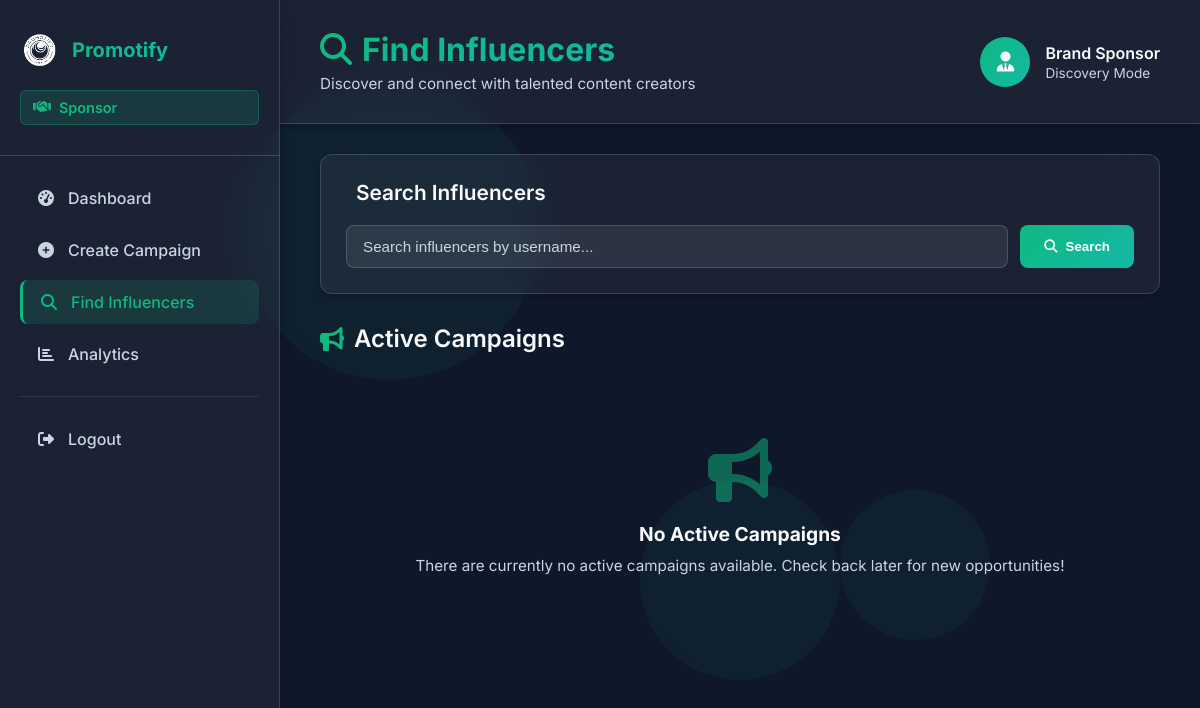
The app's page /sfind, older data.
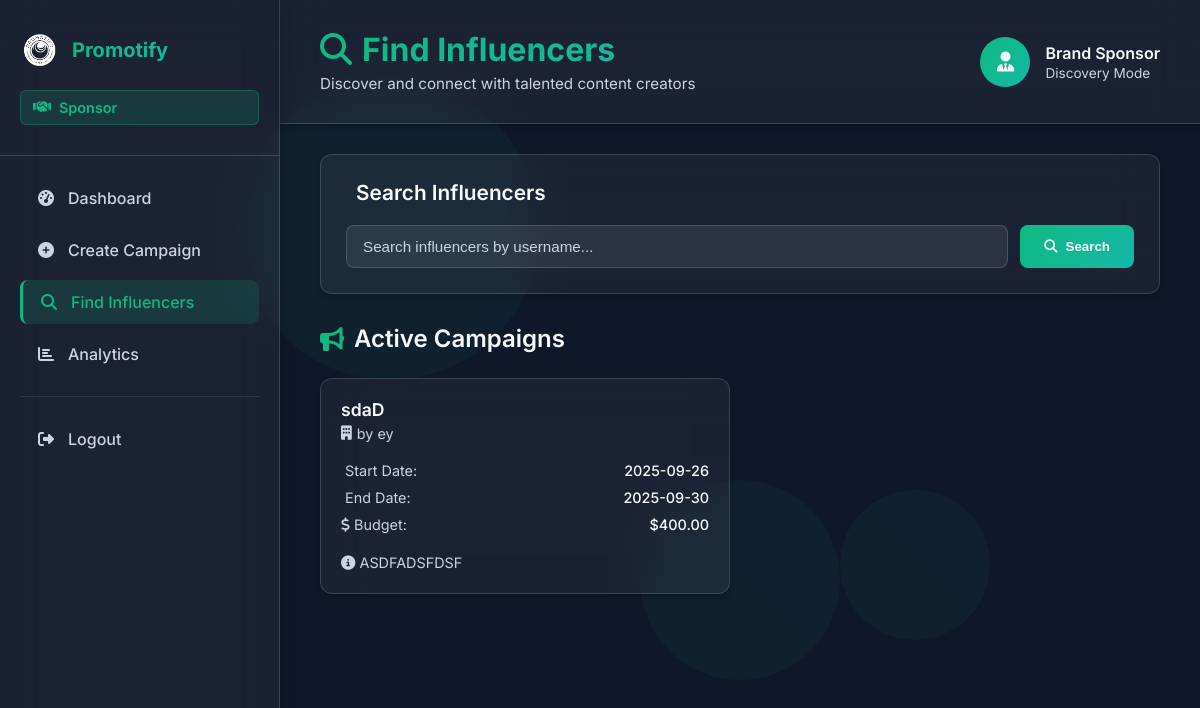
The same page, newer data.
### main.py (models this page shows, shortened)
class Campaign(db.Model):
    id = db.Column(db.Integer, primary_key=True)
    sponsor_id = db.Column(db.Integer, db.ForeignKey('sponsor.id'), nullable=False)
    name = db.Column(db.String(15), nullable=False)
    description = db.Column(db.Text, nullable=True)
    start_date = db.Column(db.Date, nullable=False)
    end_date = db.Column(db.Date, nullable=False)
    budget = db.Column(db.Float, nullable=False)
    status = db.Column(db.String(50))
    sponsor = db.relationship('Sponsor', backref=db.backref('campaigns', lazy=True))
    influencers = db.relationship('Influencer', secondary='application',
                                  primaryjoin="and_(Campaign.id==Application.campaign_id, Application.status=='accepted')",
                                  backref=db.backref('accepted_campaigns', lazy='dynamic'))

class Sponsor(db.Model):
    id = db.Column(db.Integer, primary_key=True)
    username = db.Column(db.String(15), unique=True, nullable=False)
    email = db.Column(db.String(20), unique=True, nullable=False)
    password = db.Column(db.String(10), nullable=False)
    industry = db.Column(db.String(20), nullable=False)
    date_joined = db.Column(db.DateTime, default=datetime.utcnow)  # Add this line

### main.py (the view)
@app.route('/sfind')
def sfind():
    search_query = request.args.get('search', '')
    searched_influencer = None
    if search_query:
        searched_influencer = Influencer.query.filter_by(username=search_query).first()
    influencers = Influencer.query.all()
    campaigns = Campaign.query.filter(Campaign.end_date >= datetime.now().date()).all()
    return render_template('spon_find.html',
                           influencers=influencers,
                           campaigns=campaigns,
                           search_query=search_query,
                           searched_influencer=searched_influencer)

### templates/spon_find.html (shortened to what the changed rows need)
<!DOCTYPE html>
<html lang="en">
<head>
    <link rel="stylesheet" type="text/css" href="{{ url_for('static', filename='css/sfind.css') }}">
    <link rel="stylesheet" href="https://cdnjs.cloudflare.com/ajax/libs/font-awesome/6.4.0/css/all.min.css">
</head>
<body>
    <main class="main-content">
        <header class="content-header">
            <div class="header-left">
                <h1><i class="fas fa-search"></i>Find Influencers</h1>
            </div>
        </header>
        <div class="content">
            <div class="search-section">
                <h2 class="search-title">
                    Search Influencers
                </h2>
            </div>
            <h2 class="section-title">
                <i class="fas fa-bullhorn"></i>
                Active Campaigns
            </h2>
            {% if campaigns %}
                <div class="campaigns-grid">
                    {% for campaign in campaigns %}
                    <div class="campaign-card">
                        <div class="campaign-header">
                            <div class="campaign-name">{{ campaign.name }}</div>
                            <div class="campaign-sponsor">
                                <i class="fas fa-building"></i>
                                by {{ campaign.sponsor.username }}
                            </div>
                        </div>
                        <div class="campaign-details">
                            <div class="campaign-detail">
                                <span class="label"> Start Date:</span>
                                <span class="value">{{ campaign.start_date }}</span>
                            </div>
                            <div class="campaign-detail">
                                <span class="label"> End Date:</span>
                                <span class="value">{{ campaign.end_date }}</span>
                            </div>
                            <div class="campaign-detail">
                                <span class="label"><i class="fas fa-dollar-sign"></i> Budget:</span>
                                <span class="value">${{ "{:,.2f}".format(campaign.budget) }}</span>
                            </div>
                        </div>
                        {% if campaign.description %}
                        <div class="campaign-description">
                            <i class="fas fa-info-circle"></i>
                            {{ campaign.description }}
                        </div>
                        {% endif %}
                    </div>
                    {% endfor %}
                </div>
            {% else %}
                <div class="empty-state">
                    <i class="fas fa-bullhorn"></i>
                    <h3>No Active Campaigns</h3>
                    <p>There are currently no active campaigns available. Check back later for new opportunities!</p>
                </div>
            {% endif %}
        </div>
    </main>
</body>
</html>

Row changes from the older to the newer data that the page shows:
added Campaign: name "sdaD", sponsor.username "ey", start_date "2025-09-26", end_date "2025-09-30", budget "400.00", description "ASDFADSFDSF"
Text that changed along with them:
text no longer shown: "No Active Campaigns There are currently no active campaigns available. Check back later for new opportunities!"
